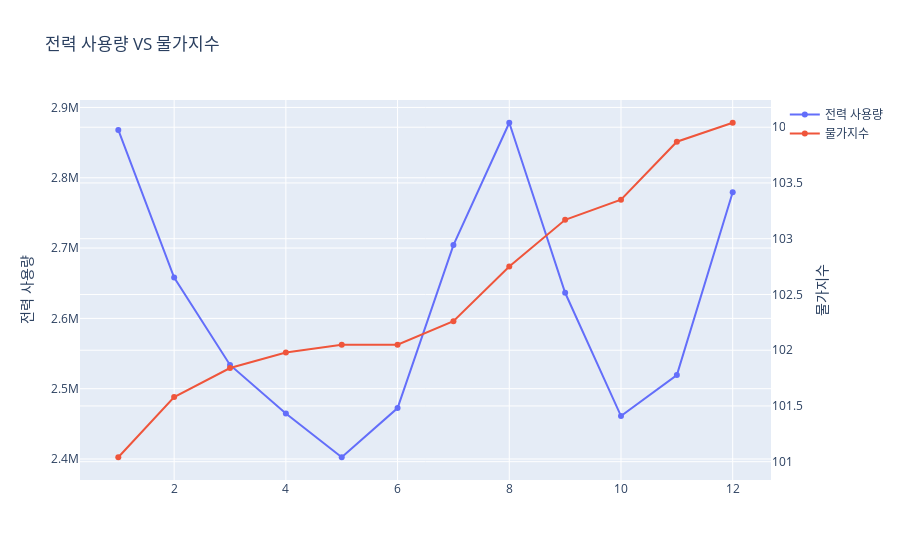

Notebook cell for this chart:
### Code cell
# 첫번째 x축을 기준으로 그래프 생성
trace1 = go.Scatter(
    x = df_data["월"],
    y = df_data["사용량"],
    name='전력 사용량'
)

# 두번째 x축을 기준으로 그래프 생성
trace2 = go.Scatter(
    x = df_data["월"],
    y = df_data["물가지수"],
    name='물가지수',
    yaxis='y2'
)

# 하나의 x축과 두 개의 y축으로 레이아웃 생성
layout = go.Layout(
    title='전력 사용량 VS 물가지수',
    yaxis=dict(
        title='전력 사용량'
    ),
    yaxis2=dict(
        title='물가지수',
        overlaying='y',
        side='right'
    )
)

# 레이아웃 조합 후 그래프 작성
fig = go.Figure(data=[trace1, trace2], layout=layout)
fig

### Figure 1 — Plotly figure (JSON) as saved in the notebook; plotly's stock layout.template omitted (floating-point values rounded to 4 significant figures)
{"data": [{"name": "전력 사용량", "type": "scatter", "x": [1, 2, 3, 4, 5, 6, 7, 8, 9, 10, 11, 12], "y": [2867974, 2658115, 2533786, 2464686, 2402486, 2472463, 2704223, 2878232, 2636404, 2461071, 2519389, 2779448]}, {"name": "물가지수", "type": "scatter", "x": [1, 2, 3, 4, 5, 6, 7, 8, 9, 10, 11, 12], "y": [101.0, 101.6, 101.8, 102.0, 102.0, 102.0, 102.3, 102.8, 103.2, 103.3, 103.9, 104.0], "yaxis": "y2"}], "layout": {"title": {"text": "전력 사용량 VS 물가지수"}, "yaxis": {"title": {"text": "전력 사용량"}}, "yaxis2": {"overlaying": "y", "side": "right", "title": {"text": "물가지수"}}}}
